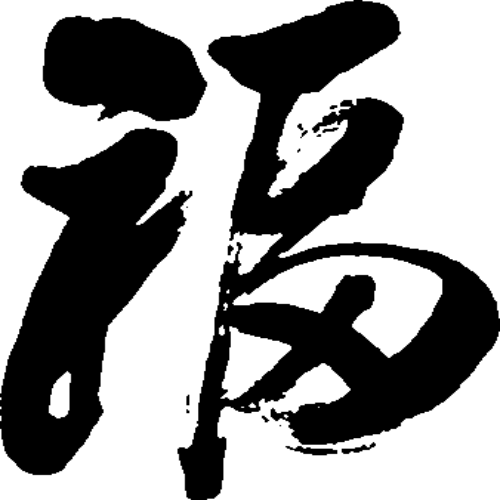
#> input picture test/0001.png, 500 x 500 px, given in place of FU_0.png, which was not available
$ jupyter execute preprocessing.ipynb
#> lines starting #> are read from the running program, lines starting #| are printed output that depends on the picture; after the words box and inside, x2 and y2 are one past the last pixel; in counts of white or black regions, pixels touching at a corner belong together
#> further down, img is the input picture: shape (500, 500, 3); min 0, max 255, mean 145.9
[cell 1]
import os
import cv2
import matplotlib.pyplot as plt
import numpy as np
import pandas as pd
import shutil

[cell 2]
#将所有福字数据复制并重命名
# [15 lines left out: function rename_images, not called in this run]

[cell 3]
#数据路径
folder_path1 = "./test"
folder_path2 = "./final_data/notfufu"
new_path1 = "./newFu"
new_path2 = "./final_data/NOTFU"

# 新的文件名前缀
new_name_prefix1 = "FU"
new_name_prefix2 = "NOTFU"

#复制and重命名
#rename_images(new_path1, folder_path1, new_name_prefix1)
#rename_images(new_path2, folder_path2, new_name_prefix2)

[cell 4]
#二值化
def binaryImage(img):
    gray_img = cv2.cvtColor(img, cv2.COLOR_BGR2GRAY) #三通道转单通道
    # 应用阈值进行二值化
    threshold_value = 75  # 阈值
    max_value = 255  # 最大值
    ret, binary_img = cv2.threshold(gray_img, threshold_value, max_value, cv2.THRESH_BINARY)
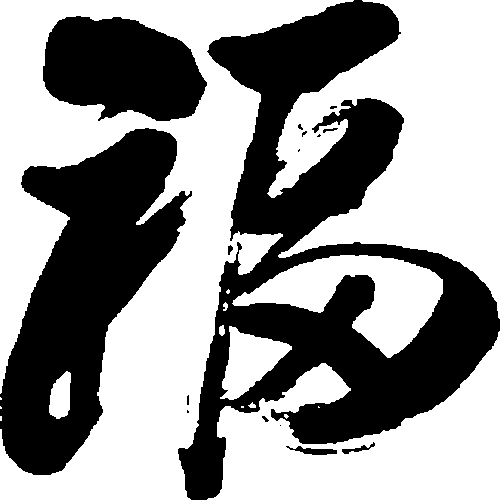
#> binary_img: shape (500, 500); 57.9% white; 16 black regions (8 under 20 px), largest, box (x1, y1, x2, y2) and area: (178, 0, 500, 500) 58733, (0, 128, 192, 475) 33006, (43, 16, 207, 121) 13012
#> ret = 75
    return binary_img

[cell 5]
#零一化
# [8 lines left out: function zeroOne, not called in this run]

[cell 6]
#投票式均值滤波
# [6 lines left out: function meanFilter, not called in this run]

[cell 7]
#计算范围
# [21 lines left out: function makeRange, not called in this run]

[cell 8]
#图片裁剪
# [4 lines left out: function cutimg, not called in this run]

[cell 9]
#制作新图片
# [28 lines left out: function makeNewImage, not called in this run]

[cell 10]
#只进行二值化和大小转化
# [21 lines left out: function makeNewImageJustBinary, not called in this run]

[cell 11]
#从一个数据集中按一定方法挑选数据
# [12 lines left out: function copybmp, not called in this run]

[cell 12]
# [5 lines of commented-out code are left out]

[cell 13]
img = cv2.imread("./final_data/fufu/FU_0.png")


$ run again, on test/0005.png
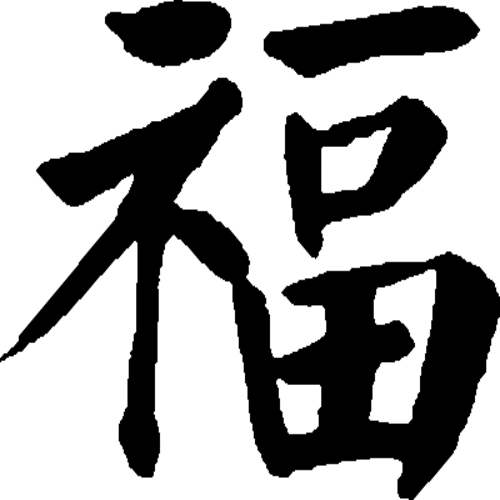
#> input picture test/0005.png, 500 x 500 px, given in place of FU_0.png, which was not available
#> img is the input picture: shape (500, 500, 3); min 0, max 255, mean 162.6
#> in binaryImage, `ret, binary_img = cv2.threshold(gray_img, threshold_value, max_value, ..`:
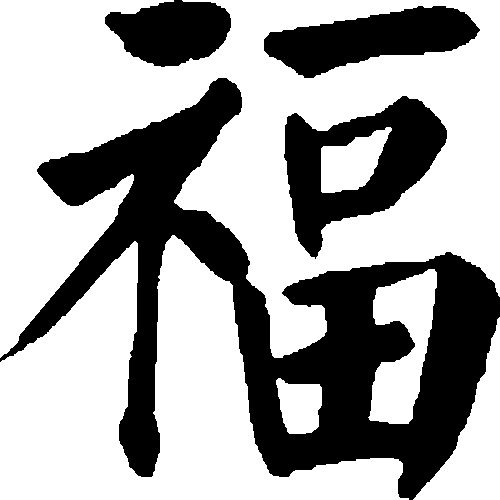
#> binary_img: shape (500, 500); 64.4% white; 4 black regions, box (x1, y1, x2, y2) and area: (0, 78, 500, 500) 62345, (284, 96, 447, 259) 12021, (264, 6, 480, 78) 8756, (105, 0, 231, 67) 5955
#> ret = 75

$ run again, on test/0006.png
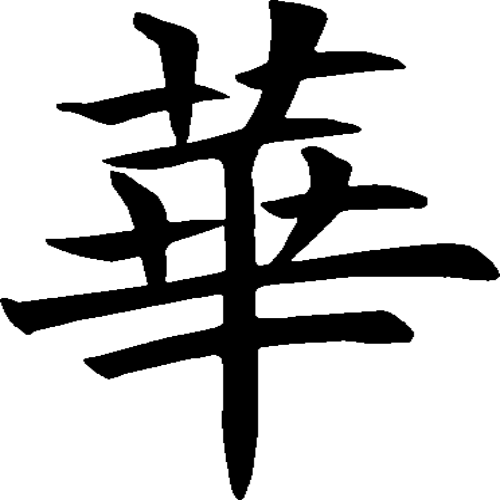
#> input picture test/0006.png, 500 x 500 px, given in place of FU_0.png, which was not available
#> img is the input picture: shape (500, 500, 3); min 0, max 255, mean 192.4
#> in binaryImage, `ret, binary_img = cv2.threshold(gray_img, threshold_value, max_value, ..`:
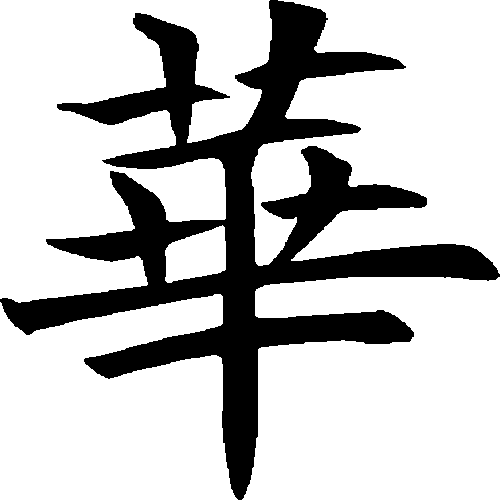
#> binary_img: shape (500, 500); 75.9% white; 1 black region, box (x1, y1, x2, y2) and area: (0, 0, 500, 500) 60205
#> ret = 75

$ run again, on test/0007.png
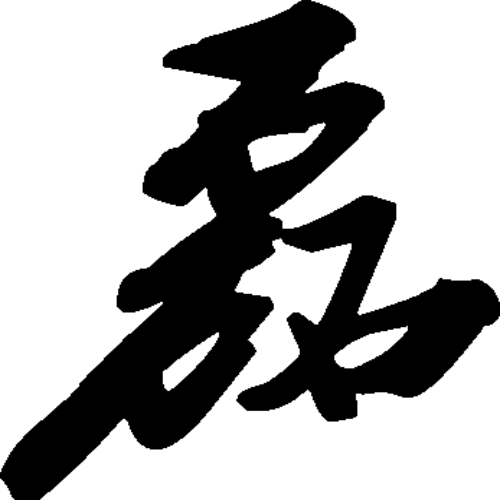
#> input picture test/0007.png, 500 x 500 px, given in place of FU_0.png, which was not available
#> img is the input picture: shape (500, 500, 3); min 0, max 255, mean 169.7
#> in binaryImage, `ret, binary_img = cv2.threshold(gray_img, threshold_value, max_value, ..`:
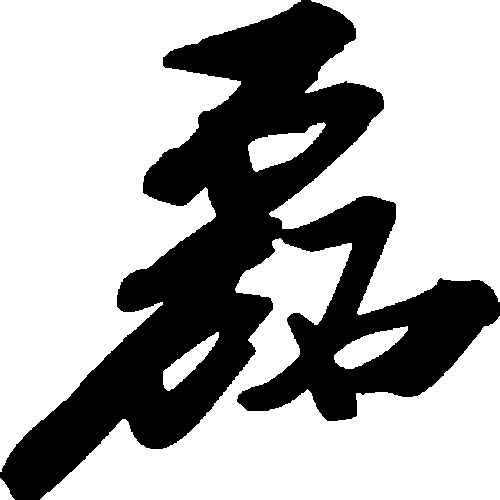
#> binary_img: shape (500, 500); 66.9% white; 1 black region, box (x1, y1, x2, y2) and area: (0, 0, 500, 500) 82641
#> ret = 75
